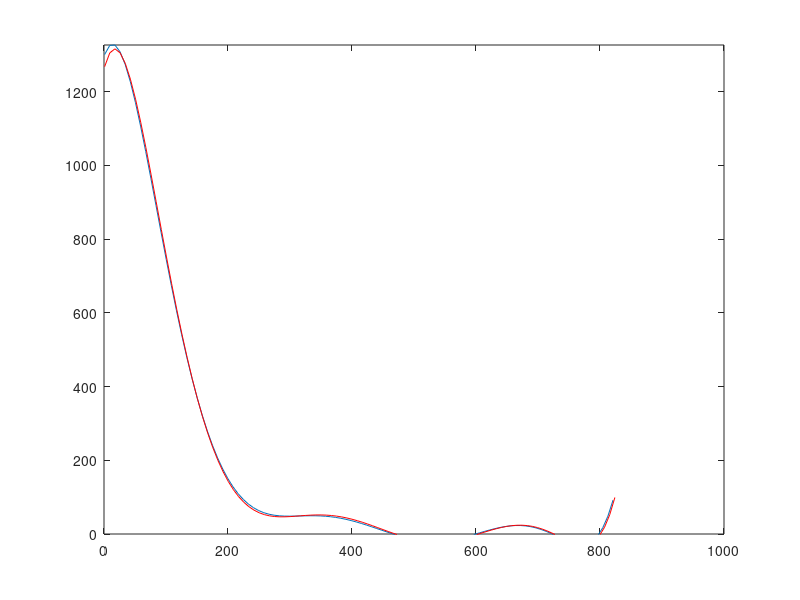

Recreate this plot in MATLAB.
%% Drift Diffusion Model
clear all; clc;

%Drift rate affects accuracy and lowers RT globally (does not separate RT between correct and error responses)
%Drift rate trial variability corresponds to long errors (failure to execute)
%Starting point trial variability corresponds to short errors (biased)
%Shortening decision time leads to more errors and shorter times (incomplete processing)

%Boundary separation: Response caution, focusing on accuracy

%Parameters
decision_threshold = 3;
starting_point = 0;
starting_variance = 1;
drift_rate = 0.0;
drift_variance = 0.3;
drift_trial_variance = 0.025;
decision_time_limit = 50000;
decision_time_variability = 20;

for run = 1:10000
    current_run = [];
    current_run = cumsum([current_run,normrnd(starting_point,starting_variance),normrnd(normrnd(drift_rate,drift_trial_variance),drift_variance,1, round(normrnd(decision_time_limit,decision_time_variability)))]);
    run_rt = find(abs(current_run)>3);
    if isempty(run_rt)
        run_rt = length(current_run);
    end
    
    
    %Track data
    data(1,run) = run_rt(1,1);
    data(2,run) = current_run(run_rt(1,1))>0;
    data(3,run) = current_run(1,1);
    
end

%Plot RT
clf;
d = data(1,data(2,:)==1); 
RT(1,1) = mean(d);
ACC(1,1) = length(d);
[n,x] = hist(d,25);
p = polyfit(x,n,7);
x1 = linspace(min(d),max(d));
y1 = polyval(p,x1);
plot(x1,y1);
hold on
d = data(1,data(2,:)==0);
[n,x] = hist(d,25);
p = polyfit(x,n,7);
x1 = linspace(min(d),max(d));
y1 = polyval(p,x1);
plot(x1,y1,'color','r');
ylim([0,inf]);
RT(1,2) = mean(d);
ACC(1,2) = length(d);

RT
ACC
